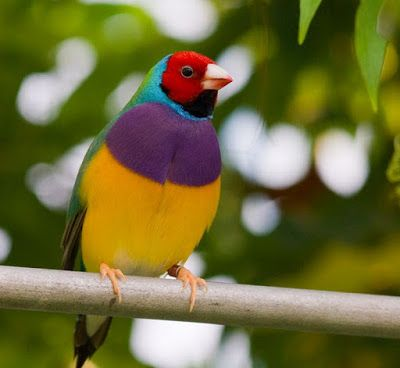
#> input picture görüntüpiramitleri/kus.jpg, 400 x 368 px
$ python goruntupiramitleri.py
#> lines starting #> are read from the running program, lines starting #| are printed output that depends on the picture
import numpy as np
import cv2

resim1=cv2.imread("kus.jpg")
#> resim1 is the input picture: shape (368, 400, 3); mean B, G, R 58, 109.4, 112.6


"""
cv2.pyrUp(resim1):
Üstteki resmin aynısının iki katını yeni resim olarak tanımlıyor.

cv2.pyrDown(resim1):
Üstteki resmin aynısının yarı katını yeni resim olarak tanımlıyor.

pyr: piramid.
"""

resim1_2k=cv2.pyrUp(resim1)
resim1_05k=cv2.pyrDown(resim1)
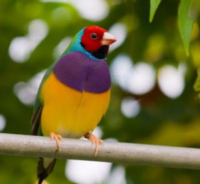
#> resim1_05k: shape (184, 200, 3); mean B, G, R 58, 109.4, 112.6

cv2.imshow("resim1_05k",resim1_05k)
cv2.imshow("resim1_2k",resim1_2k)

print(resim1_2k.shape)
#| (736, 800, 3)
print(resim1_05k.shape)
#| (184, 200, 3)

"""
Resmi istediğimiz bir biçimde boyutlandırıyor.
resim3=cv2.resize(yeniden boyutlandırılacak resim,(genişlik,yükseklik))
"""


resim3=cv2.resize(resim1,(600,500))
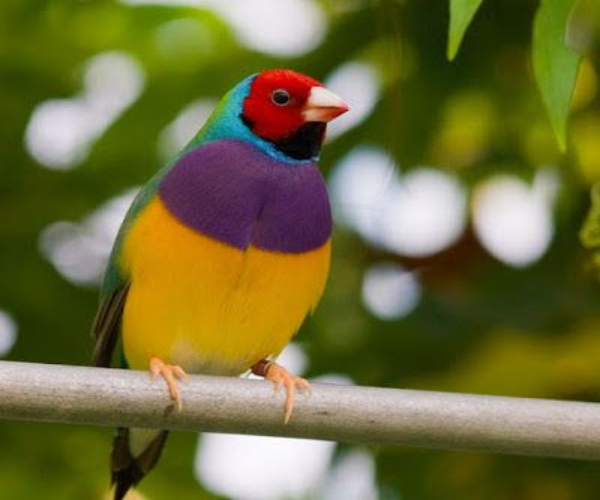
#> resim3: shape (500, 600, 3); mean B, G, R 57.9, 109.3, 112.5
cv2.imshow("resize",resim3)


cv2.waitKey(0)
cv2.destroyAllWindows()
